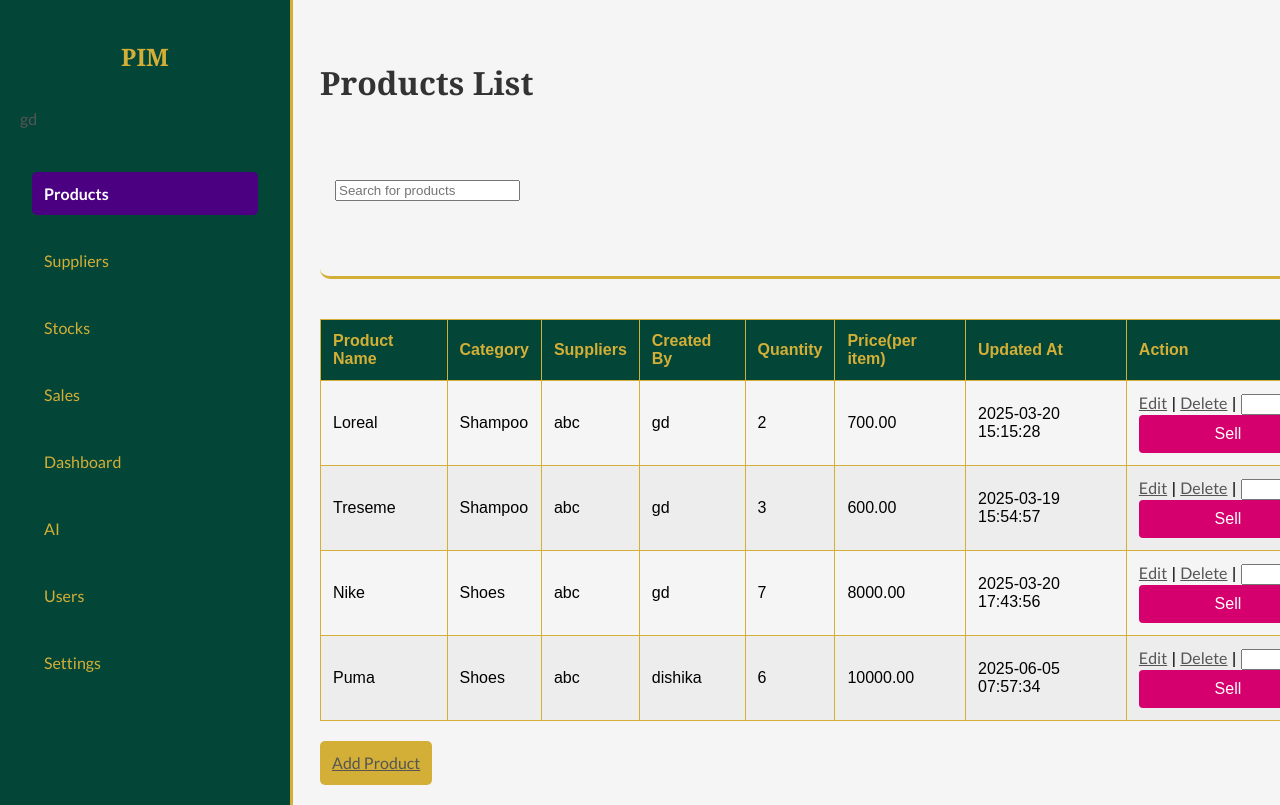
The app's page /products.php (signed in) with its own data.
### tables this page shows
CREATE TABLE `products` (
  `id` int(11) NOT NULL,
  `product_name` varchar(255) NOT NULL,
  `created_by` int(11) DEFAULT NULL,
  `updated_at` timestamp NOT NULL DEFAULT current_timestamp() ON UPDATE current_timestamp(),
  `company_id` int(11) DEFAULT NULL,
  `category` varchar(255) DEFAULT NULL,
  `price` decimal(10,2) DEFAULT NULL,
  `cost_price` decimal(10,2) NOT NULL,
  `quantity` int(11) DEFAULT NULL,
  `supplier` int(11) NOT NULL
);

CREATE TABLE `suppliers` (
  `id` int(11) NOT NULL,
  `supplier_name` varchar(255) NOT NULL,
  `supplier_location` varchar(255) NOT NULL,
  `email` varchar(255) NOT NULL,
  `created_by` int(11) DEFAULT NULL,
  `created_at` timestamp NOT NULL DEFAULT current_timestamp(),
  `updated_at` timestamp NOT NULL DEFAULT current_timestamp() ON UPDATE current_timestamp(),
  `phone_number` varchar(15) DEFAULT NULL
);

CREATE TABLE `users` (
  `id` int(11) NOT NULL,
  `full_name` varchar(100) DEFAULT NULL,
  `email` varchar(100) DEFAULT NULL,
  `username` varchar(100) DEFAULT NULL,
  `password` varchar(255) DEFAULT NULL,
  `company_id` int(11) DEFAULT NULL,
  `phone_number` varchar(15) DEFAULT NULL,
  `created_at` timestamp NOT NULL DEFAULT current_timestamp(),
  `updated_at` timestamp NOT NULL DEFAULT current_timestamp() ON UPDATE current_timestamp(),
  `status` enum('Approved','Pending','Rejected') NOT NULL DEFAULT 'Pending',
  `is_admin` tinyint(1) DEFAULT 0
);

### products.php (the view, shortened to what this page needs)
<?php
include('db.php');
$sql = "SELECT p.id, p.product_name, p.category, p.quantity, p.price, p.updated_at,
               u.full_name AS created_by, s.supplier_name, p.company_id
        FROM products p
        LEFT JOIN users u ON p.created_by = u.id
        LEFT JOIN product_supplier ps ON ps.supplier_id = p.supplier
        LEFT JOIN suppliers s ON ps.supplier_id = s.id";
$result = $conn->query($sql);
?>
<!DOCTYPE html>
<html lang="en">
<head>
    <link rel="stylesheet" href="style.css">
</head>
<body class="dashboard-page">
    <div>
        <div class="sidebar">
    <h2>PIM</h2>
    <div class="profile">
        <p><?php echo $_SESSION['username']; ?></p>
    </div>
    <ul>
            <li><a href="products.php" class="active">Products</a></li>
            <li><a href="suppliers.php">Suppliers</a></li>
            <li><a href="stocks.php">Stocks</a></li>
            <li><a href="sales.php">Sales</a></li>
            <li><a href="dashboard.php">Dashboard</a></li>
            <li><a href="ai.php">AI</a></li>
            <?php if ($_SESSION['is_admin']): ?>
                <li><a href="users.php">Users</a></li>
            <?php endif; ?>
            <li><a href="settings.php">Settings</a></li>
    </ul>
        </div>
        <div class="content products-page">
            <h1>Products List</h1>
            <div class="searchInput">
                <input type="text" id="searchbar" placeholder="Search for products" onkeyup="searchProduct()">
            </div>
            <table id="productTable">
                <thead>
                    <tr>
                        <th>Product Name</th>
                        <th>Category</th>
                        <th>Suppliers</th>
                        <th>Created By</th>
                        <th>Quantity</th>
                        <th>Price(per item)</th>
                        <th>Updated At</th>
                        <th>Action</th>
                    </tr>
                </thead>
                <tbody>
    <?php if ($result->num_rows > 0): ?>
        <?php while ($row = $result->fetch_assoc()): ?>
            <tr class="productRow">
                <td><?php echo $row['product_name']; ?></td>
                <td><?php echo $row['category']; ?></td>
                <td><?php echo $row['supplier_name']; ?></td>
                <td><?php echo $row['created_by']; ?></td>
                <td><?php echo $row['quantity']; ?></td>
                <td><?php echo $row['price']; ?></td>
                <td><?php echo $row['updated_at']; ?></td>
                <td>
                    <a href="edit_product.php?id=<?php echo $row['id']; ?>">Edit</a> |
                    <a href="delete_product.php?id=<?php echo $row['id']; ?>">Delete</a> |
                    <form action="sell_product.php" method="POST" style="display:inline;">
                        <input type="number" name="quantity_sold" min="1" max="<?php echo $row['quantity']; ?>" required>
                        <button type="submit">Sell</button>
                    </form>
                </td>
            </tr>
        <?php endwhile; ?>
    <?php else: ?>
        <tr>
            <td colspan="8">No products found</td>
        </tr>
    <?php endif; ?>
</tbody>
            </table>
            <div class="add-product-btn">
                <a href="add_product.php">Add Product</a>
            </div>
        </div>
    </div>
</body>
</html>

### style.css (style rules this page uses)
body { font-family: 'Playfair Display', serif; margin: 0; padding: 0; background-color: #F5F5F5; color: #2C3E50; box-sizing: border-box; display: flex; flex-direction: column; }
h1, h2, h3, h4, h5, h6 { font-family: 'Playfair Display', serif; font-weight: 700; color: #333; }
p, li, a { font-family: 'Lato', sans-serif; font-weight: 400; color: #555; }
html { scroll-behavior: smooth; }
body { font-family: 'Lora', serif; margin: 0; padding: 0; background-color: white; color: black; box-sizing: border-box; display: flex; flex-direction: column; }
button { width: 100%; padding: 10px; background-color: #D5006D; color: white; border: none; border-radius: 4px; cursor: pointer; font-size: 16px; }
.dashboard-page .sidebar { width: 250px; background-color: #034638; color: #D4AF37; padding: 20px; position: fixed; top: 0; left: 0; height: 100%; display: flex; flex-direction: column; justify-content: flex-grow; border-right: 3px solid #D4AF37; }
.dashboard-page .sidebar h2 { text-align: center; font-size: 24px; color: #D4AF37; margin-bottom: 20px; font-weight: bold; }
.dashboard-page .sidebar ul { list-style: none; padding: 0; flex-grow: 1; }
.dashboard-page .sidebar ul li { padding: 12px; }
.dashboard-page .sidebar ul li a { color: #D4AF37; text-decoration: none; display: block; padding: 12px; border-radius: 5px; font-size: 16px; font-weight: 500; transition: all 0.3s ease; }
.dashboard-page .sidebar .active { background-color: #4B0082; color: #FFF; font-weight: bold; }
.dashboard-page .content { margin-left: 300px; padding: 20px; width: calc(100% - 270px); max-width: 1200px; }
.products-page table { width: 100%; border-collapse: collapse; margin-top: 20px; }
.products-page th, .products-page td { padding: 12px; text-align: left; border: 1px solid #D4AF37; }
.products-page th { background-color: #034638; font-weight: bold; color: #D4AF37; }
.products-page tr:nth-child(even) { background-color: #EDEDED; }
.add-product-btn, .add-supplier-btn { padding: 12px; background-color: #D4AF37; color: #2C3E50; border: none; border-radius: 5px; font-size: 16px; transition: background-color 0.3s ease; }
.searchInput { width: 100vw; padding: 15px; height: 100px; line-height: 50px; margin: 0; border: 2px; border-radius: 10px; border-bottom: 3px solid #D4AF37; font-size: 25px; background-color: #F5F5F5; color: #2C3E50; outline: none; }
body { font-family: Arial, sans-serif; background-color: #f5f5f5; margin: 0; padding: 0; }
.content { display: flex; flex-wrap: wrap; gap: 20px; margin-top: 20px; justify-content: space-between; padding: 20px; }

### records on screen
products: product_name "Loreal", category "Shampoo", supplier.supplier_name "abc", created_by.full_name "gd", quantity "2", price "700.00", updated_at "2025-03-20 15:15:28"
products: product_name "Treseme", category "Shampoo", supplier.supplier_name "abc", created_by.full_name "gd", quantity "3", price "600.00", updated_at "2025-03-19 15:54:57"
products: product_name "Nike", category "Shoes", supplier.supplier_name "abc", created_by.full_name "gd", quantity "7", price "8000.00", updated_at "2025-03-20 17:43:56"
products: product_name "Puma", category "Shoes", supplier.supplier_name "abc", created_by.full_name "dishika", quantity "6", price "10000.00", updated_at "2025-06-05 07:57:34"

### other values on screen
$_SESSION['username'] "gd"
